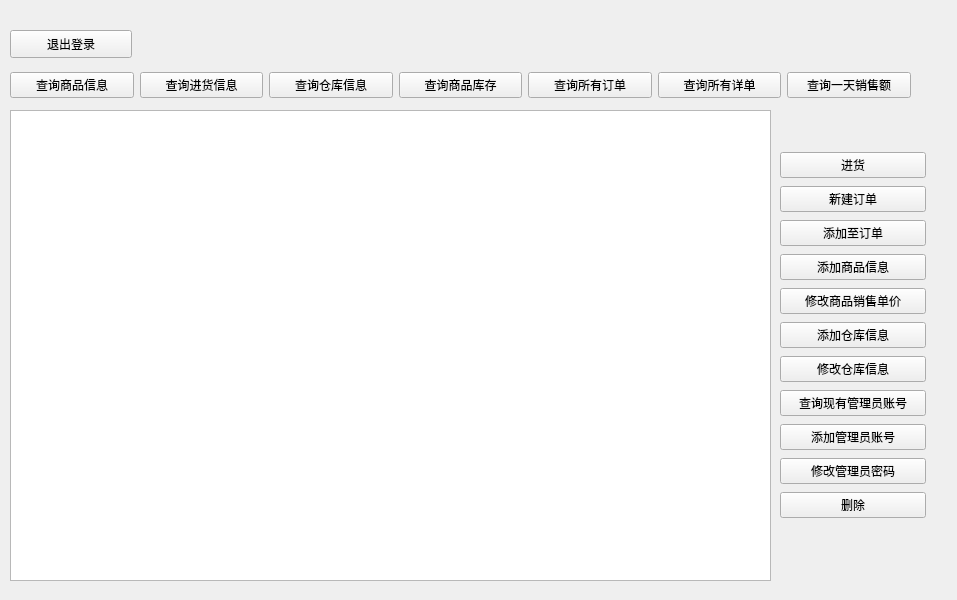
<?xml version="1.0" encoding="UTF-8"?>
<ui version="4.0">
 <class>Widget</class>
 <widget class="QWidget" name="Widget">
  <property name="geometry">
   <rect>
    <x>0</x>
    <y>0</y>
    <width>957</width>
    <height>600</height>
   </rect>
  </property>
  <property name="windowTitle">
   <string>Widget</string>
  </property>
  <widget class="QWidget" name="widget" native="true">
   <property name="geometry">
    <rect>
     <x>0</x>
     <y>0</y>
     <width>957</width>
     <height>600</height>
    </rect>
   </property>
   <property name="styleSheet">
    <string notr="true">#widget{background-image: url(:/new/prefix1/10002.png);}
#QPushButton{font: 9pt &quot;宋体&quot;;}
</string>
   </property>
   <widget class="QWidget" name="layoutWidget">
    <property name="geometry">
     <rect>
      <x>10</x>
      <y>70</y>
      <width>901</width>
      <height>30</height>
     </rect>
    </property>
    <layout class="QHBoxLayout" name="horizontalLayout_3">
     <item>
      <widget class="QPushButton" name="pushButton_26">
       <property name="text">
        <string>查询商品信息</string>
       </property>
      </widget>
     </item>
     <item>
      <widget class="QPushButton" name="pushButton_27">
       <property name="text">
        <string>查询进货信息</string>
       </property>
      </widget>
     </item>
     <item>
      <widget class="QPushButton" name="pushButton_28">
       <property name="text">
        <string>查询仓库信息</string>
       </property>
      </widget>
     </item>
     <item>
      <widget class="QPushButton" name="pushButton_29">
       <property name="text">
        <string>查询商品库存</string>
       </property>
      </widget>
     </item>
     <item>
      <widget class="QPushButton" name="pushButton_30">
       <property name="text">
        <string>查询所有订单</string>
       </property>
      </widget>
     </item>
     <item>
      <widget class="QPushButton" name="pushButton_31">
       <property name="text">
        <string>查询所有详单</string>
       </property>
      </widget>
     </item>
     <item>
      <widget class="QPushButton" name="pushButton_4">
       <property name="text">
        <string>查询一天销售额</string>
       </property>
      </widget>
     </item>
    </layout>
   </widget>
   <widget class="QWidget" name="layoutWidget_2">
    <property name="geometry">
     <rect>
      <x>780</x>
      <y>150</y>
      <width>146</width>
      <height>380</height>
     </rect>
    </property>
    <layout class="QVBoxLayout" name="verticalLayout_3">
     <item>
      <widget class="QPushButton" name="pushButton_5">
       <property name="text">
        <string>进货</string>
       </property>
      </widget>
     </item>
     <item>
      <widget class="QPushButton" name="pushButton_32">
       <property name="text">
        <string>新建订单</string>
       </property>
      </widget>
     </item>
     <item>
      <widget class="QPushButton" name="pushButton_33">
       <property name="text">
        <string>添加至订单</string>
       </property>
      </widget>
     </item>
     <item>
      <widget class="QPushButton" name="pushButton_2">
       <property name="text">
        <string>添加商品信息</string>
       </property>
      </widget>
     </item>
     <item>
      <widget class="QPushButton" name="pushButton_34">
       <property name="text">
        <string>修改商品销售单价</string>
       </property>
      </widget>
     </item>
     <item>
      <widget class="QPushButton" name="pushButton">
       <property name="text">
        <string>添加仓库信息</string>
       </property>
      </widget>
     </item>
     <item>
      <widget class="QPushButton" name="pushButton_35">
       <property name="text">
        <string>修改仓库信息</string>
       </property>
      </widget>
     </item>
     <item>
      <widget class="QPushButton" name="pushButton_8">
       <property name="text">
        <string>查询现有管理员账号</string>
       </property>
      </widget>
     </item>
     <item>
      <widget class="QPushButton" name="pushButton_3">
       <property name="text">
        <string>添加管理员账号</string>
       </property>
      </widget>
     </item>
     <item>
      <widget class="QPushButton" name="pushButton_9">
       <property name="text">
        <string>修改管理员密码</string>
       </property>
      </widget>
     </item>
     <item>
      <widget class="QPushButton" name="pushButton_7">
       <property name="text">
        <string>删除</string>
       </property>
      </widget>
     </item>
    </layout>
   </widget>
   <widget class="QTableView" name="tableView">
    <property name="geometry">
     <rect>
      <x>10</x>
      <y>110</y>
      <width>761</width>
      <height>471</height>
     </rect>
    </property>
    <property name="styleSheet">
     <string notr="true"/>
    </property>
   </widget>
   <widget class="QLabel" name="label">
    <property name="geometry">
     <rect>
      <x>0</x>
      <y>0</y>
      <width>957</width>
      <height>60</height>
     </rect>
    </property>
    <property name="styleSheet">
     <string notr="true">#widget{background-image: url(:/new/prefix1/11.png);}</string>
    </property>
    <property name="text">
     <string/>
    </property>
    <property name="pixmap">
     <pixmap resource="resource.qrc">:/new/prefix1/11.png</pixmap>
    </property>
    <property name="alignment">
     <set>Qt::AlignCenter</set>
    </property>
   </widget>
   <widget class="QLabel" name="label_2">
    <property name="geometry">
     <rect>
      <x>140</x>
      <y>0</y>
      <width>60</width>
      <height>60</height>
     </rect>
    </property>
    <property name="text">
     <string/>
    </property>
    <property name="pixmap">
     <pixmap resource="resource.qrc">:/new/prefix1/4.png</pixmap>
    </property>
   </widget>
   <widget class="QLabel" name="label_3">
    <property name="geometry">
     <rect>
      <x>10</x>
      <y>110</y>
      <width>761</width>
      <height>471</height>
     </rect>
    </property>
    <property name="text">
     <string/>
    </property>
    <property name="pixmap">
     <pixmap resource="resource.qrc">:/new/prefix1/5.png</pixmap>
    </property>
   </widget>
   <widget class="QPushButton" name="pushButton_6">
    <property name="geometry">
     <rect>
      <x>10</x>
      <y>30</y>
      <width>122</width>
      <height>28</height>
     </rect>
    </property>
    <property name="text">
     <string>退出登录</string>
    </property>
   </widget>
  </widget>
 </widget>
 <resources>
  <include location="resource.qrc"/>
 </resources>
 <connections/>
</ui>
